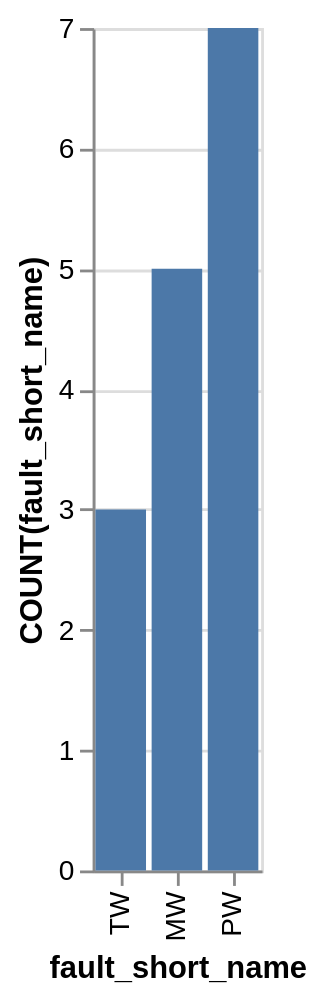

Source (Vega-Lite JSON):
### Vega-Lite specification from a JSON file in a GitHub repository (floating-point values rounded to 4 significant figures)
{"data": {"values": [{"x_data": "TW", "y_data": 3}, {"x_data": "MW", "y_data": 5}, {"x_data": "PW", "y_data": 7}]}, "mark": "bar", "encoding": {"x": {"field": "x_data", "type": "nominal", "title": "fault_short_name", "sort": {"op": "sum", "field": "y_data", "order": "ascending"}}, "y": {"field": "y_data", "type": "quantitative", "title": "COUNT(fault_short_name)"}}}
